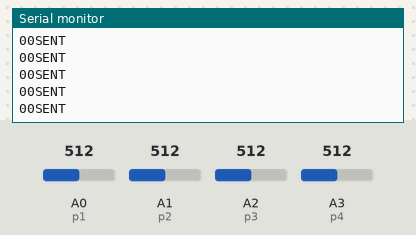
Bench run of a sketch on a simulated Arduino Uno, built with avr-gcc and run on an emulated ATmega328P. Parts: the last lines printed to the serial monitor. The test bench sets the inputs (shaded band); at power-on: A2 (p3) = 512, A0 (p1) = 512, A1 (p2) = 512, A3 (p4) = 512. No radio packets arrive unless stated.

Above: at 4.2 s.
4.3 s: A2 (p3) set to 524
At 4.8 s:
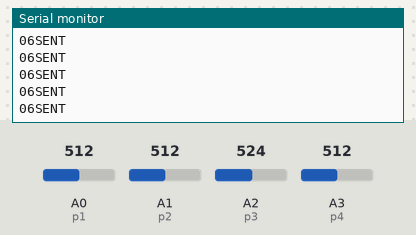
7.3 s: A2 (p3) set to 543
At 8.2 s:
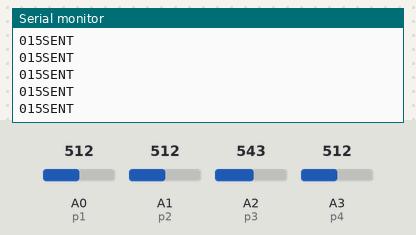
Timing chart, 0 to 10.3 s (numbered marks = the images above; inputs shaded):
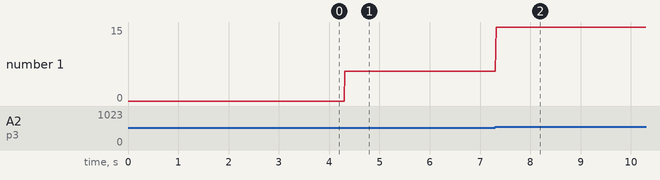

The sketch:

LTCS.ino
```cpp
/* Transmitter Code
*  Code to read Joystick position and transmit it with a RF24L01+ to a receiver
*/

#include <SPI.h>
#include <RF24.h>

// Radio Configuration

RF24 radio(9,10); //sets CE and CSN pins to 9 & 10

byte addresses[][6] = {"LTa","LTb"}; //sets addresses for communication
//change these values to have unique communication! they can be anything

bool radioNumber=1;
bool role = 1;  //Control transmit 1/receive 0

//Analog joystick pins
int p1 = 0;
int p2 = 1;
int p3 = 2;
int p4 = 3;

struct package{
   int leftX ;             // create struct for data package
   int leftY ;
   int rightY ;
   int fire ;
} go;                  //initialize variable of struct type

void setup() {
    Serial.begin(9600);                   // Get ready to send data back for debugging purposes
    radio.begin();                        // Get the transmitter ready
    radio.setPALevel(RF24_PA_LOW);        // Set the power to low
    radio.openWritingPipe(addresses[1]);  // Where we send data out
    radio.openReadingPipe(1,addresses[0]); // Where we receive data back
    radio.setPayloadSize(32);
//Sets payload size, however this is the default of the library.
// May want to make value smaller if you are sending a small amount of data per packet
}

void loop() {
    //go.leftX = analogRead(0);//map(analogRead(0), 0, 1023, -255, 255);             // Read the joystick values, puts values into package variables
    //go.leftY = analogRead(1);//map(analogRead(1), 0, 1023, -255, 255);
    //go.rightY = analogRead(2);//map(analogRead(2), 0, 1023, -255, 255);
    //go.fire = digitalRead(2);
    go.leftY = map(analogRead(p1), 0, 1023, -255, 255) * -1;             // Read the joystick values, puts values into package variables
    go.leftX = map(analogRead(p2), 0, 1023, 5, -5);
    go.rightY = map(analogRead(p3), 0, 1023, -255, 255);
    go.fire = abs(map(analogRead(p4), 0, 1023, -5, 5));

    Serial.print(go.leftY);
    Serial.print(go.rightY);
    radio.stopListening();                                 // Stop listening and begin transmitting
    delay(10);                                            // to stop jittering data

    if(radio.write(&go, sizeof(go)),Serial.println("SENT"));  // writes values to receiver, prints confirmation

    radio.startListening();   //listens for receiver's confirmation
}
```

Measured:
- after the input at 4.3 s, the serial monitor: prints a new line at once (image 1)
- after the input at 7.3 s, the serial monitor: prints a new line at once (image 2)
- plotted number 1: 0 → 6 after the input at 4.3 s, 6 → 15 after the input at 7.3 s
